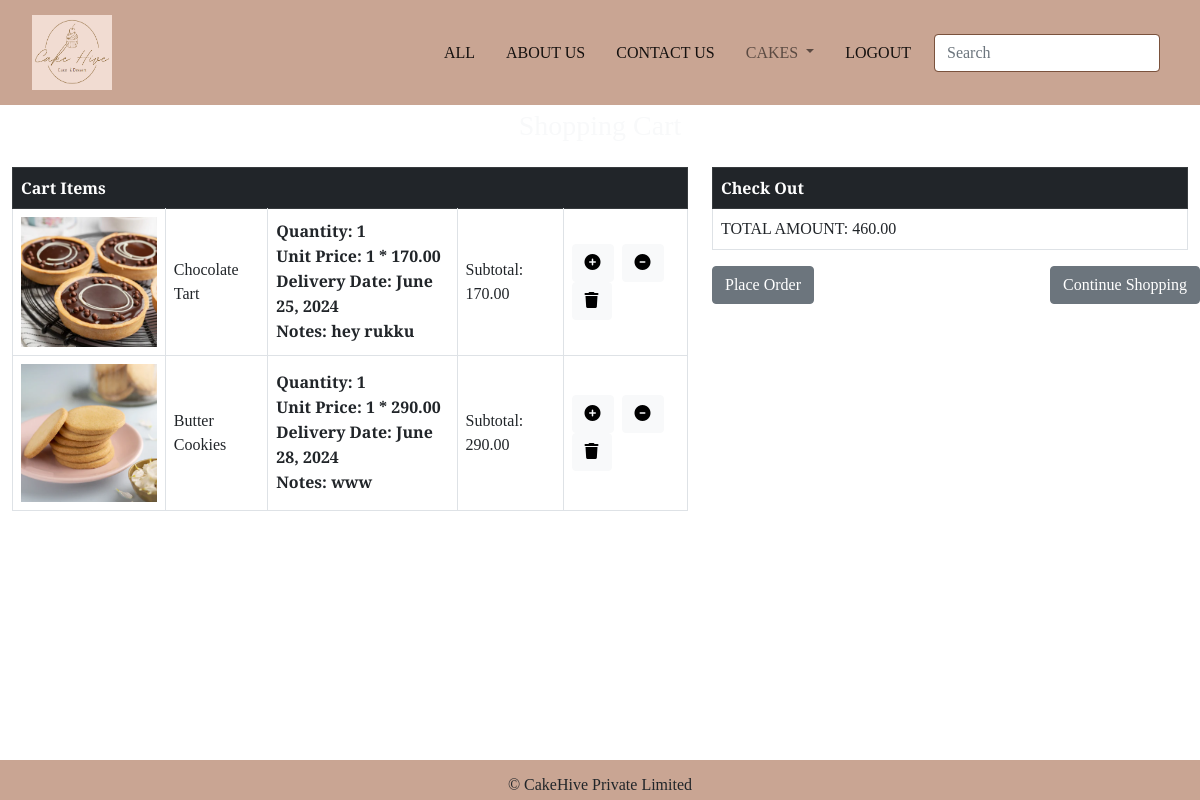
The app's page /cart/cartview (signed in) with its own data.
### cart/models.py (models this page shows, shortened)
class Cart(models.Model):
    cake=models.ForeignKey(Cake,on_delete=models.CASCADE)
    user=models.ForeignKey(User,on_delete=models.CASCADE)
    quantity=models.IntegerField()
    date_added=models.DateTimeField(auto_now_add=True)
    user_entry_date = models.DateField(null=True, blank=True)
    user_notes = models.TextField(null=True, blank=True)
    def subtotal(self):
        return self.quantity*self.cake.price

### cakes/models.py (models this page shows, shortened)
class Cake(models.Model):
    name = models.CharField(max_length=60)
    image = models.ImageField(upload_to='cakes', null=True, blank=True)
    desc = models.TextField()
    weight = models.FloatField(default=0.0)
    price = models.DecimalField(max_digits=10, decimal_places=2, default=0.00)
    available = models.BooleanField(default=True)
    user_entry_date = models.DateField(null=True, blank=True)  # Field for users to enter a date
    user_notes = models.TextField(null=True, blank=True)
    created = models.DateTimeField(auto_now_add=True)
    updated = models.DateTimeField(auto_now=True)
    category = models.ForeignKey(CakeCategory, on_delete=models.CASCADE, related_name='cakes')

### cart/views.py (the view)
# urls.py: path('cartview', views.cartview, name="cartview"),
@login_required
def cartview(request):
    u = request.user
    total = 0
    c = Cart.objects.filter(user=u)
    for i in c:
        total += i.quantity * i.cake.price
    return render(request, 'cart.html', {'c': c, 'total': total})

### cakes/context_processors.py (called while the page is built)
def links(request):
    c=CakeCategory.objects.all()
    return { 'links':c }

### cart/context_processors.py (called while the page is built)
def total(request):
    count=0
    if request.user.is_authenticated:
        u=request.user
        try:
            c=Cart.objects.filter(user=u)
            for i in c:
                count=count+i.quantity
        except:
            count=0
    return{'count':count}

### templates/cart.html (shortened to what this page needs)
{% extends 'base.html' %}
{% load static %}
{% block content %}
<div class="container-fluid mt-1" style="margin-bottom:100px">
    <div class="row">
        <h3 class="text-center text-light mb-4">Shopping Cart</h3>
        {% if c %}
        <div class="col-lg-7">
            <table class="table table-bordered">
                <tr class="table-dark">
                    <th colspan="6">Cart Items</th>
                </tr>
                {% for i in c %}
                <tr>
                    <td class="align-middle"><img src="{{ i.cake.image.url }}" class="img-fluid" style="max-height: 200px;"></td>
                    <td class="align-middle">{{ i.cake.name }}</td>
                    <td class="align-middle">
                        <b>Quantity: {{ i.quantity }}</b><br>
                        <b>Unit Price: {{ i.quantity }} * {{ i.cake.price }}</b><br>
                        <b>Delivery Date: {{ i.user_entry_date }}</b><br>
                        {% if i.user_notes %}
                            <b>Notes: {{ i.user_notes }}</b><br>
                        {% endif %}
                    </td>
                    <td class="align-middle">Subtotal: {{ i.subtotal }}</td>
                    <td class="align-middle">
                        <form action="{% url 'cart:addtocart' i.cake.id %}" method="POST" style="display:inline;">
                            <button type="submit" class="btn btn-light me-1">
                                <i class="fas fa-plus-circle"></i>
                            </button>
                        </form>
                        <a href="{% url 'cart:remove' i.cake.id %}" class="btn btn-light me-1"><i class="fas fa-minus-circle"></i></a>
                        <a href="{% url 'cart:delete' i.cake.id %}" class="btn btn-light"><i class="fas fa-trash"></i></a>
                    </td>
                </tr>
                {% endfor %}
            </table>
        </div>
        <div class="col-lg-5">
            <table class="table table-bordered">
                <tr class="table-dark">
                    <th colspan="4">Check Out</th>
                </tr>
                <tr>
                    <td colspan="4">TOTAL AMOUNT: {{ total }}</td>
                </tr>
            </table>
            <a href="{% url 'cart:place_order' %}" class="btn btn-secondary">Place Order</a>
            <a href="{% url 'cakes:allcat' %}" class="btn btn-secondary" style="position:absolute;right:0;">Continue Shopping</a>
        </div>
        {% endif %}
    </div>
</div>
{% endblock %}

### static/css/style.css (style rules this page uses)
body { font-family: "Spectral", serif; font-weight: 400; font-style: normal; }

### records on screen
Cart: cake.image (picture), cake.name "Chocolate Tart", quantity "1", cake.price "170.00", user_entry_date "June 25, 2024", user_notes "hey rukku", subtotal "170.00"
Cart: cake.image (picture), cake.name "Butter Cookies", quantity "1", cake.price "290.00", user_entry_date "June 28, 2024", user_notes "www", subtotal "290.00"

### other values on screen
{{ total }} "460.00"
